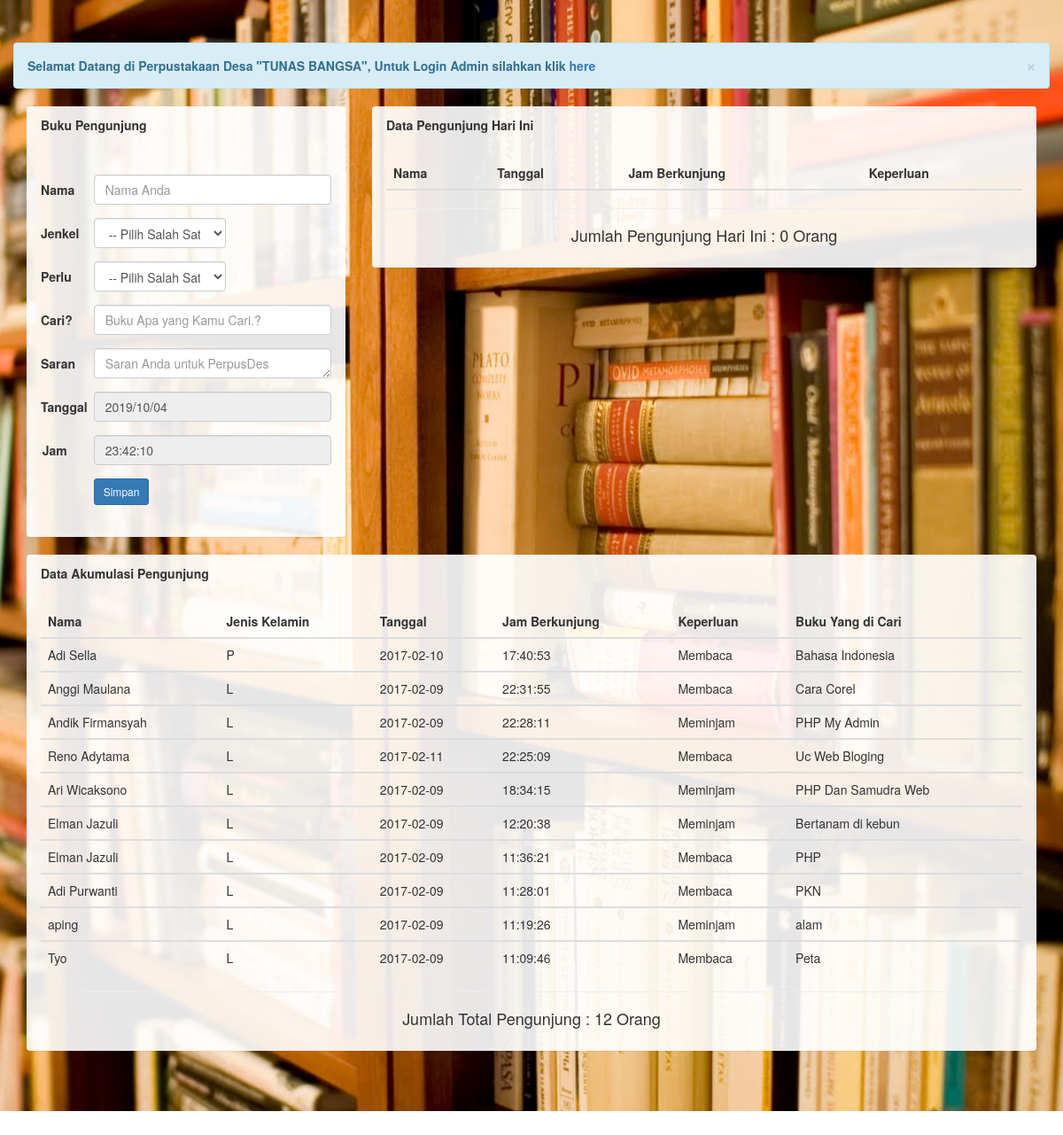
Screenshot of /pengunjung.php with the database file from the repository.
### tables this page shows
CREATE TABLE `pengunjung` (
  `id` int(6) NOT NULL,
  `nama` varchar(255) NOT NULL,
  `jk` varchar(2) NOT NULL,
  `kelas` varchar(17) NOT NULL,
  `perlu1` enum('Membaca','Meminjam','','','') NOT NULL,
  `cari` varchar(255) NOT NULL,
  `saran` varchar(255) NOT NULL,
  `tgl_kunjung` date NOT NULL,
  `jam_kunjung` time NOT NULL
);

### pengunjung.php (the view, shortened to what this page needs)
<!DOCTYPE html>
<html>
<head>
    <link href="admin/bootstrap/css/bootstrap.css" rel="stylesheet" type="text/css" />
            <link type="text/css" href="admin/images/icons/css/font-awesome.css" rel="stylesheet">
      </head>
      <body >
               <div class="jumbotron" style="background-image: url(latar.jpg); background-size: cover; background-attachment: fixed; background-position: center; min-height: 750px;">
    <div class="container-fluid">
                    <div class="row">
                    <div class="col-lg-12">
            <div class="alert alert-info alert-dismissable">
              <button type="button" class="close" data-dismiss="alert" aria-hidden="true">&times;</button>
		<b>Selamat Datang di Perpustakaan Desa "TUNAS BANGSA", Untuk Login Admin silahkan klik <a href="login_user.php">here</a></b>
          </div>
          <div class="col-md-4">
            <section style="background-color: rgba(255,255,255,0.90);" class="panel">
                <header class="panel-heading">
                    <b>Buku Pengunjung</b>
                </header>
                <div class="panel-body">
                    <div class="twt-area">
                        <form class="form-horizontal style-form" style="margin-top: 20px;" action="insert-pengunjung.php"  method="post" enctype="multipart/form-data" name="form1" id="form1">
                          <div class="form-group">
                              <label class="col-sm-2 col-sm-2 control-label">Nama</label>
                              <div class="col-sm-10">
                                  <input name="nama" type="text" id="nama" class="form-control" placeholder="Nama Anda" required />
                              </div>
                          </div>
                          <div class="form-group">
                              <label class="col-sm-2 col-sm-2 control-label">Jenkel</label>
                                  <div class="col-sm-6">
                                  <select class="form-control" name="jk" id="jk">
                                  <option> -- Pilih Salah Satu --</option>
                                  </select>
                              </div>
                          </div>
                          <div class="form-group">
                              <label class="col-sm-2 col-sm-2 control-label">Perlu</label>
                              <div class="col-sm-6">
                              <select class="form-control" name="perlu1" id="perlu1">
                                  <option> -- Pilih Salah Satu --</option>
                                  </select>
                              </div>
                          </div>
                          <div class="form-group">
                              <label class="col-sm-2 col-sm-2 control-label">Cari?</label>
                              <div class="col-sm-10">
                                  <input name="cari" type="text" id="cari" class="form-control" placeholder="Buku Apa yang Kamu Cari.?" required />
                              </div>
                          </div>
                          <div class="form-group">
                              <label class="col-sm-2 col-sm-2 control-label">Saran</label>
                              <div class="col-sm-10">
                                  <textarea rows="1.5" name="saran" id="saran" class="form-control" placeholder="Saran Anda untuk PerpusDes" cols="25"></textarea>
                              </div>
                          </div>
                          <div class="form-group">
                              <label class="col-sm-2 col-sm-2 control-label">Tanggal</label>
                              <div class="col-sm-10">
                                  <input name="tgl_kunjung" type="text" class="form-control" id="tgl_kunjung" value="<?php echo "".date("Y/m/d").""; ?>" readonly="readonly"/>
                              </div>
                          </div>
                          <div class="form-group">
                              <label class="col-sm-2 col-sm-2 control-label">Jam</label>
                              <div class="col-sm-10">
                                  <input name="jam_kunjung" type="text" class="form-control" id="jam_kunjung" value="<?php echo "".date("H:i:s").""?>" readonly="readonly"/>
                              </div>
                          </div>
                          <div class="form-group" style="margin-bottom: 20px;">
                              <label class="col-sm-2 col-sm-2 control-label"></label>
                              <div class="col-sm-8">
                                  <input type="submit" value="Simpan" name="simpan" class="btn btn-sm btn-primary" />&nbsp;
                              </div>
                          </div>
                        </form>
                    </div>
                </div>
            </section>
        </div>
                         <div  class="col-md-8">
                            <section style="background-color: rgba(255,255,255,0.90);" class="panel">
                              <header class="panel-heading">
                                  <b>Data Pengunjung Hari Ini</b>
                            </header>
                            <div class="panel-body table-responsive">
                            <?php
                    $tanggal = date("Y/m/d");
                    ?>
                                <table class="table table-hover">
                                  <thead>
                                    <tr>
                                        <th>Nama</th>
                                        <th>Tanggal</th>
                                        <th>Jam Berkunjung </th>
                                        <th>Keperluan</th>
                                  </tr>
                              </thead>
                      </table><hr />
                    <?php $tampil=mysql_query("select * from pengunjung where tgl_kunjung='$tanggal'");
                          $user=mysql_num_rows($tampil);
                    ?>
                  <center><h4>Jumlah Pengunjung Hari Ini : <?php echo "$user"; ?> Orang </h4> </center>
                </div>
              </section>
          </div>
                        <div class="col-md-12">
                            <section style="background-color: rgba(255,255,255,0.90);" class="panel">
                              <header class="panel-heading">
                                <b>  Data Akumulasi Pengunjung</b>
                            </header>
                            <div class="panel-body table-responsive">
                            <?php
                    $query="select * from pengunjung order by id desc limit 10";
                    $tampil=mysql_query($query) or die(mysql_error());
                    ?>
                                <table class="table table-hover">
                                  <thead>
                                    <tr>
                                        <th>Nama</th>
                                        <th>Jenis Kelamin</th>
                                        <th>Tanggal</th>
                                        <th>Jam Berkunjung </th>
                                        <th>Keperluan</th>
                                        <th>Buku Yang di Cari</th>
                                  </tr>
                              </thead>
                                 <?php while($data1=mysql_fetch_array($tampil))
                    { ?>
                    <tbody>
                    <tr>
                    <td><?php echo $data1['nama']; ?></td>
                    <td><?php echo $data1['jk']; ?></td>
                    <td><?php echo $data1['tgl_kunjung'];?></td>
                    <td><?php echo $data1['jam_kunjung'];?></td>
                    <td><?php echo $data1['perlu1'];?></td>
                    <td><?php echo $data1['cari'];?></td>
                    <?php
              }
              ?>
                      </table><hr />
                  <?php $tampil1=mysql_query("select * from pengunjung order by id");
                        $user1=mysql_num_rows($tampil1);
                    ?>
                  <center><h4>Jumlah Total Pengunjung : <?php echo "$user1"; ?> Orang </h4> </center>
                  </div>
              </section>
          </div>
          </div>
</body>
</html>

### rows the page displays
pengunjung: nama "Adi Sella", jk "P", tgl_kunjung "2017-02-10", jam_kunjung "17:40:53", perlu1 "Membaca", cari "Bahasa Indonesia"
pengunjung: nama "Anggi Maulana", jk "L", tgl_kunjung "2017-02-09", jam_kunjung "22:31:55", perlu1 "Membaca", cari "Cara Corel"
pengunjung: nama "Andik Firmansyah", jk "L", tgl_kunjung "2017-02-09", jam_kunjung "22:28:11", perlu1 "Meminjam", cari "PHP My Admin"
pengunjung: nama "Reno Adytama", jk "L", tgl_kunjung "2017-02-11", jam_kunjung "22:25:09", perlu1 "Membaca", cari "Uc Web Bloging"
pengunjung: nama "Ari Wicaksono", jk "L", tgl_kunjung "2017-02-09", jam_kunjung "18:34:15", perlu1 "Meminjam", cari "PHP Dan Samudra Web"
pengunjung: nama "Elman Jazuli", jk "L", tgl_kunjung "2017-02-09", jam_kunjung "12:20:38", perlu1 "Meminjam", cari "Bertanam di kebun"
pengunjung: nama "Elman Jazuli", jk "L", tgl_kunjung "2017-02-09", jam_kunjung "11:36:21", perlu1 "Membaca", cari "PHP"
pengunjung: nama "Adi Purwanti", jk "L", tgl_kunjung "2017-02-09", jam_kunjung "11:28:01", perlu1 "Membaca", cari "PKN"
pengunjung: nama "aping", jk "L", tgl_kunjung "2017-02-09", jam_kunjung "11:19:26", perlu1 "Meminjam", cari "alam"
pengunjung: nama "Tyo", jk "L", tgl_kunjung "2017-02-09", jam_kunjung "11:09:46", perlu1 "Membaca", cari "Peta"

### other values shown
$user "0"
$user1 "12"
